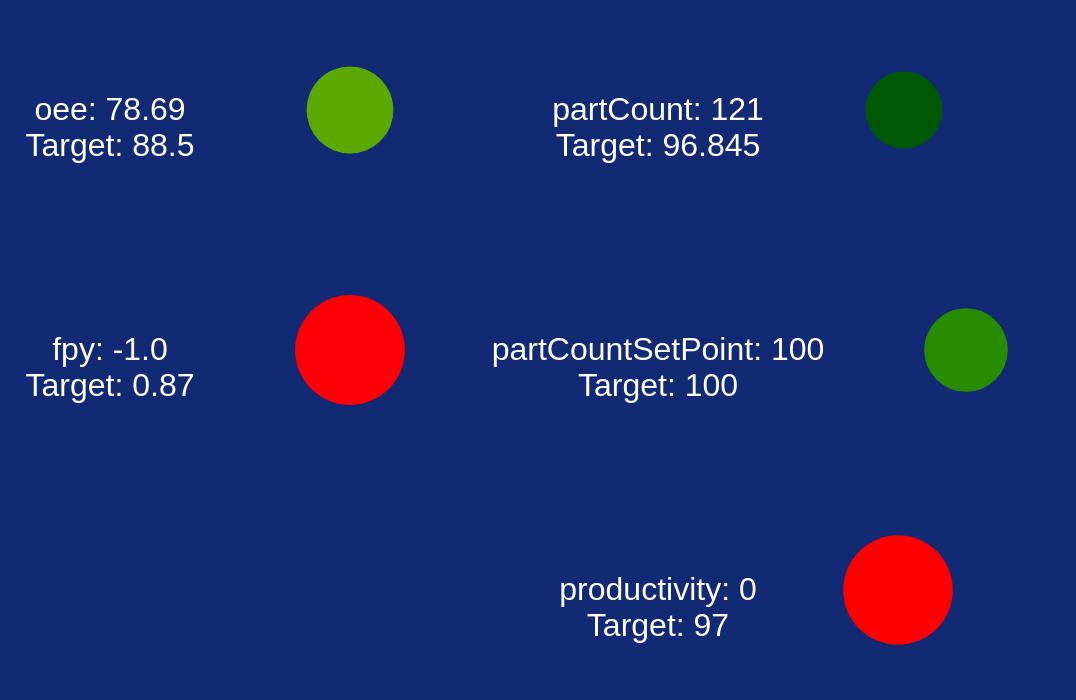

The Vega-Lite source for this figure:
### Vega-Lite specification from a JSON file in a GitHub repository (floating-point values rounded to 4 significant figures)
{"config": {"view": {"continuousWidth": 400, "continuousHeight": 300, "height": 100, "strokeWidth": 0, "width": 100}, "axis": {"labelAngle": -45, "labelColor": "white", "titleColor": "white"}, "background": "#122973", "header": {"labelColor": "#122973", "labelFontSize": 14, "titleColor": "#122973", "titleFontSize": 14}, "legend": {"disable": true, "labelColor": "white", "padding": 1, "strokeColor": "white", "tickCount": 2, "titleColor": "white"}}, "hconcat": [{"vconcat": [{"hconcat": [{"mark": {"type": "text", "fill": "white"}, "encoding": {"size": {"value": 16}, "text": {"value": ["oee: 78.69", "Target: 88.5"]}}}, {"layer": [{"mark": {"type": "circle", "fill": "red"}, "encoding": {"fill": {"aggregate": "mean", "field": "oee", "scale": {"domain": [0, 84.08, 92.92], "range": ["red", "yellow", "green"]}, "type": "quantitative"}, "size": {"aggregate": "mean", "field": "oee", "scale": {"domain": [0, 177], "range": [3000, 500]}, "type": "quantitative"}}}, {"mark": {"type": "text", "fill": "white"}, "encoding": {"opacity": {"value": 0}, "text": {"aggregate": "mean", "field": "oee", "format": ".4", "type": "quantitative"}}}]}]}, {"hconcat": [{"mark": {"type": "text", "fill": "white"}, "encoding": {"size": {"value": 16}, "text": {"value": ["fpy: -1.0", "Target: 0.87"]}}}, {"layer": [{"mark": {"type": "circle", "fill": "red"}, "encoding": {"fill": {"aggregate": "mean", "field": "fpy", "scale": {"domain": [0, 0.8265, 0.9135], "range": ["red", "yellow", "green"]}, "type": "quantitative"}, "size": {"aggregate": "mean", "field": "fpy", "scale": {"domain": [0, 1.74], "range": [3000, 500]}, "type": "quantitative"}}}, {"mark": {"type": "text", "fill": "white"}, "encoding": {"opacity": {"value": 0}, "text": {"aggregate": "mean", "field": "fpy", "format": ".4", "type": "quantitative"}}}]}]}]}, {"vconcat": [{"hconcat": [{"mark": {"type": "text", "fill": "white"}, "encoding": {"size": {"value": 16}, "text": {"value": ["partCount: 121", "Target: 96.845"]}}}, {"layer": [{"mark": {"type": "circle", "fill": "red"}, "encoding": {"fill": {"aggregate": "mean", "field": "partCount", "scale": {"domain": [0, 92.0, 101.7], "range": ["red", "yellow", "green"]}, "type": "quantitative"}, "size": {"aggregate": "mean", "field": "partCount", "scale": {"domain": [0, 193.7], "range": [3000, 500]}, "type": "quantitative"}}}, {"mark": {"type": "text", "fill": "white"}, "encoding": {"opacity": {"value": 0}, "text": {"aggregate": "mean", "field": "partCount", "format": ".4", "type": "quantitative"}}}]}]}, {"hconcat": [{"mark": {"type": "text", "fill": "white"}, "encoding": {"size": {"value": 16}, "text": {"value": ["partCountSetPoint: 100", "Target: 100"]}}}, {"layer": [{"mark": {"type": "circle", "fill": "red"}, "encoding": {"fill": {"aggregate": "mean", "field": "partCountSetPoint", "scale": {"domain": [0, 95, 105], "range": ["red", "yellow", "green"]}, "type": "quantitative"}, "size": {"aggregate": "mean", "field": "partCountSetPoint", "scale": {"domain": [0, 200], "range": [3000, 500]}, "type": "quantitative"}}}, {"mark": {"type": "text", "fill": "white"}, "encoding": {"opacity": {"value": 0}, "text": {"aggregate": "mean", "field": "partCountSetPoint", "format": ".4", "type": "quantitative"}}}]}]}, {"hconcat": [{"mark": {"type": "text", "fill": "white"}, "encoding": {"size": {"value": 16}, "text": {"value": ["productivity: 0", "Target: 97"]}}}, {"layer": [{"mark": {"type": "circle", "fill": "red"}, "encoding": {"fill": {"aggregate": "mean", "field": "productivity", "scale": {"domain": [0, 92.15, 101.9], "range": ["red", "yellow", "green"]}, "type": "quantitative"}, "size": {"aggregate": "mean", "field": "productivity", "scale": {"domain": [0, 194], "range": [3000, 500]}, "type": "quantitative"}}}, {"mark": {"type": "text", "fill": "white"}, "encoding": {"opacity": {"value": 0}, "text": {"aggregate": "mean", "field": "productivity", "format": ".4", "type": "quantitative"}}}]}]}]}], "data": {"name": "data-times"}, "resolve": {"scale": {"fill": "independent", "size": "independent"}}, "transform": [{"lookup": "station", "from": {"data": {"name": "data-kpi"}, "key": "station", "fields": ["shiftIdentifier", "locationId", "validFrom", "validTo", "oee", "oeeSetpoint", "availability", "efficiency", "quality", "fpy", "fpySetPoint", "partCount", "partCountSetPoint", "countNIO", "productivity", "station"]}}, {"filter": "datum.station == 260"}], "$schema": "https://vega.github.io/schema/vega-lite/v4.17.0.json", "datasets": {"data-times": [{"Reference": 9999999989, "SerialNumber": "83700220220239999999989", "changeTime": -1, "exitTime": -1, "line": 10, "myKey": 99009, "processTime": 0, "station": 260, "timeStamp": "2023-02-22T05:45:03.138231100", "totalCycleTime": -1, "id": null, "serialNumber": null, "reference": null}], "data-kpi": [{"shiftIdentifier": 0, "locationId": 10, "validFrom": "2022-10-03T04:45:00+01:00", "validTo": "2022-10-03T12:45:00+01:00", "oee": 78.69, "oeeSetpoint": 100, "availability": 83.81, "efficiency": 96.18, "quality": 98.7, "fpy": -1, "fpySetPoint": -1, "partCount": 121, "partCountSetPoint": 100, "countNIO": 0, "productivity": 0, "station": 260}]}}
